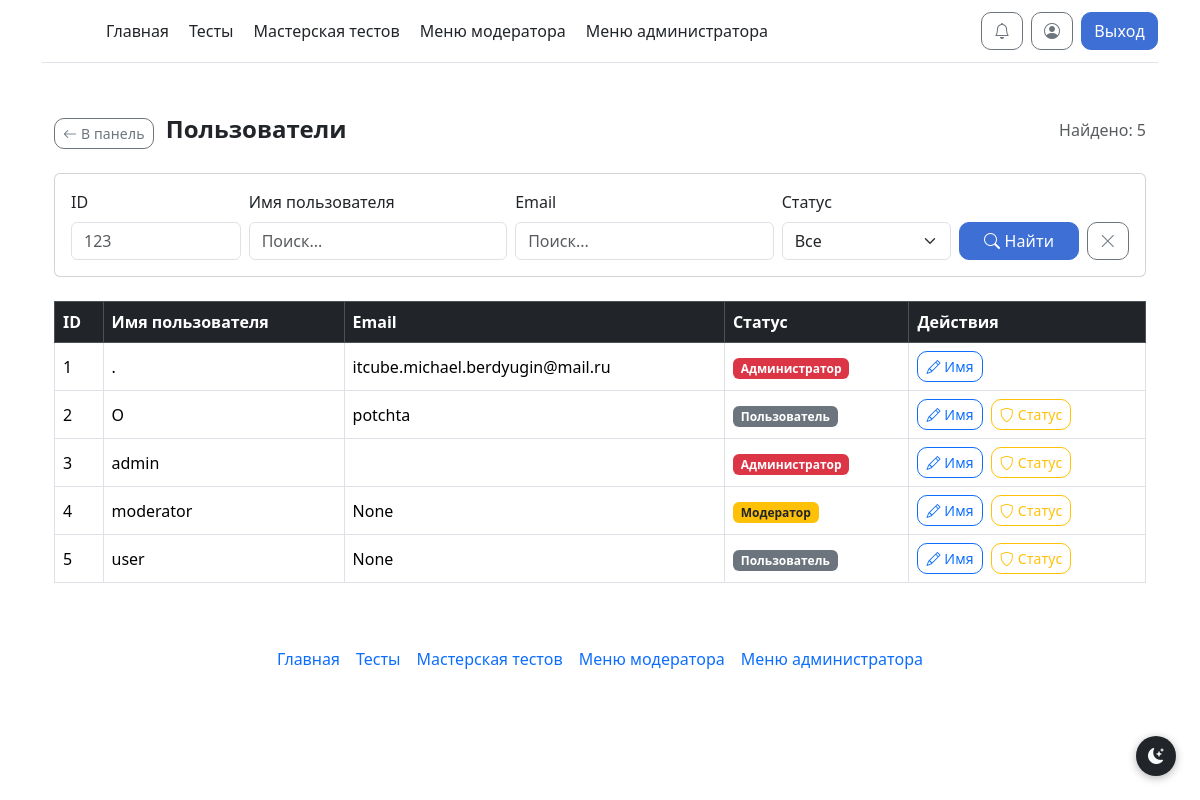
The app's page /admin/users (signed in) with its own data.
### models.py (models this page shows)
class User(db.Model, UserMixin):
    id = db.Column(db.Integer, primary_key=True)
    username = db.Column(db.String, unique=True)
    password = db.Column(db.String)
    email = db.Column(db.String, unique=True)
    admin = db.Column(db.Integer, default=0)  # 0 — пользователь, 1 — модератор, 2 — администратор
    current_test_id = db.Column(db.Integer, default=None)
    notif_email_tests = db.Column(db.Boolean, default=True)
    notif_email_admin = db.Column(db.Boolean, default=True)
    notif_email_account = db.Column(db.Boolean, default=True)

### routes/admin.py (the view)
@admin_bp.route('/admin/users')
@login_required
def admin_users():
    err = _require_admin()
    if err:
        return err
    q_id = request.args.get('id', '').strip()
    q_name = request.args.get('name', '').strip()
    q_email = request.args.get('email', '').strip()
    q_status = request.args.get('status', '').strip()
    query = User.query
    if q_id:
        try:
            query = query.filter(User.id == int(q_id))
        except ValueError:
            pass
    if q_name:
        query = query.filter(User.username.ilike(f'%{q_name}%'))
    if q_email:
        query = query.filter(User.email.ilike(f'%{q_email}%'))
    if q_status in ('0', '1', '2'):
        query = query.filter(User.admin == int(q_status))
    users = query.order_by(User.id).all()
    return render_template("admin_users.html", users=users,
                           q_id=q_id, q_name=q_name, q_email=q_email, q_status=q_status)

### __init__.py (called while the page is built, shortened)
@manager.user_loader
def load_user(user_id):
    return db.session.get(User, user_id)

@app.template_filter('get_unread_notifications_count')
def get_unread_notifications_count(user_id):
    return Notifications.query.filter_by(n_user_id=user_id, n_is_read=False).count()

@app.before_request
def check_must_rate_test():
    excluded_paths = ['/test/', '/static/', '/logout']

### routes/admin.py (called while the page is built)
def _require_admin():
    if current_user.admin < 2:
        flash("У вас нет доступа!", 'danger')
        return redirect("/")
    return None

### templates/admin_users.html (shortened to what this page needs)
{% extends 'base.html' %}
{% block main %}
<div class="container mt-4">
    <div class="d-flex justify-content-between align-items-center mb-4">
        <div>
            <a href="/admin" class="btn btn-outline-secondary btn-sm me-2">
                <i class="bi bi-arrow-left"></i> В панель
            </a>
            <span class="fs-4 fw-semibold">Пользователи</span>
        </div>
        <span class="text-muted">Найдено: {{ users|length }}</span>
    </div>
    <form method="GET" action="/admin/users" class="card card-body mb-4">
        <div class="row g-2 align-items-end">
            <div class="col-sm-2">
                <label class="form-label">ID</label>
                <input type="number" class="form-control" name="id" value="{{ q_id }}" placeholder="123">
            </div>
            <div class="col-sm-3">
                <label class="form-label">Имя пользователя</label>
                <input type="text" class="form-control" name="name" value="{{ q_name }}" placeholder="Поиск...">
            </div>
            <div class="col-sm-3">
                <label class="form-label">Email</label>
                <input type="text" class="form-control" name="email" value="{{ q_email }}" placeholder="Поиск...">
            </div>
            <div class="col-sm-2">
                <label class="form-label">Статус</label>
                <select class="form-select" name="status">
                    <option value="" {% if q_status == '' %}selected{% endif %}>Все</option>
                </select>
            </div>
            <div class="col-sm-2 d-flex gap-2">
                <button type="submit" class="btn btn-primary w-100">
                    <i class="bi bi-search"></i> Найти
                </button>
                <a href="/admin/users" class="btn btn-outline-secondary" title="Сбросить">
                    <i class="bi bi-x-lg"></i>
                </a>
            </div>
        </div>
    </form>
    {% if users %}
    <div class="table-responsive">
        <table class="table table-bordered table-hover align-middle">
            <thead class="table-dark">
                <tr>
                    <th>ID</th>
                    <th>Имя пользователя</th>
                    <th>Email</th>
                    <th>Статус</th>
                    <th>Действия</th>
                </tr>
            </thead>
            <tbody>
                {% for user in users %}
                <tr>
                    <td>{{ user.id }}</td>
                    <td>{{ user.username }}</td>
                    <td>{{ user.email }}</td>
                    <td>
                        {% if user.admin == 2 %}
                        <span class="badge bg-danger">Администратор</span>
                        {% elif user.admin == 1 %}
                        <span class="badge bg-warning text-dark">Модератор</span>
                        {% else %}
                        <span class="badge bg-secondary">Пользователь</span>
                        {% endif %}
                    </td>
                    <td>
                        <div class="d-flex gap-2">
                            <button class="btn btn-sm btn-outline-primary"
                                    data-bs-toggle="modal"
                                    data-bs-target="#renameModal{{ user.id }}">
                                <i class="bi bi-pencil"></i> Имя
                            </button>
                            {% if user.id != current_user.id %}
                            <button class="btn btn-sm btn-outline-warning"
                                    data-bs-toggle="modal"
                                    data-bs-target="#statusModal{{ user.id }}">
                                <i class="bi bi-shield"></i> Статус
                            </button>
                            {% endif %}
                        </div>
                    </td>
                </tr>
                {% endfor %}
            </tbody>
        </table>
    </div>
    {% else %}
    <div class="alert alert-secondary text-center">Пользователи не найдены.</div>
    {% endif %}
</div>
{% endblock %}

### static/style/style.css (style rules this page uses)
.btn { border-radius: 10px !important; font-weight: 500; letter-spacing: 0.01em; transition: transform 0.1s ease, box-shadow 0.1s ease, background-color 0.1s ease !important; }
.btn-primary { background: #3d6fd4 !important; border-color: #3d6fd4 !important; }
.btn-outline-secondary { border-radius: 10px !important; }
.btn-outline-primary { border-radius: 10px !important; }

### records on screen
User: id "1", username ".", email "itcube.michael.berdyugin@mail.ru", admin "Администратор"
User: id "2", username "О", email "potchta", admin "Пользователь"
User: id "3", username "admin", admin "Администратор"
User: id "4", username "moderator", email "None", admin "Модератор"
User: id "5", username "user", email "None", admin "Пользователь"

### other values on screen
{{ users|length }} "5"
